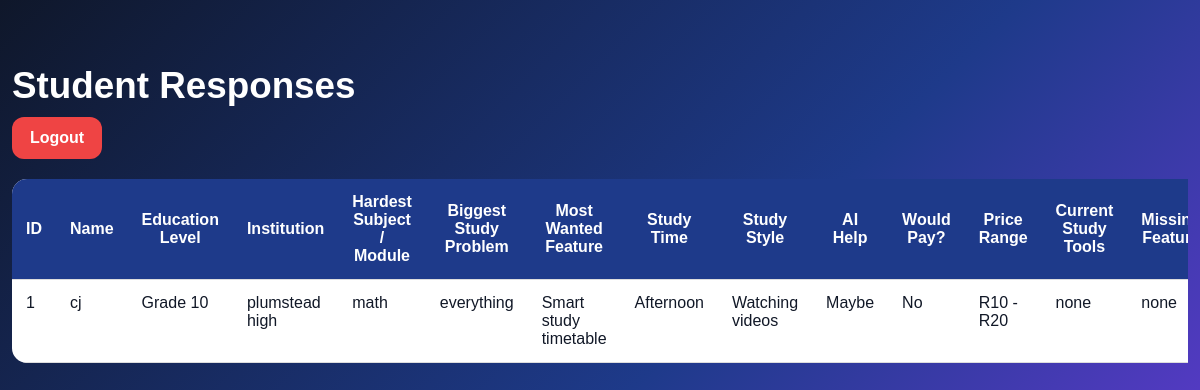
/admin (signed in), run on the app's committed database.
### tables this page shows
CREATE TABLE responses (
            id INTEGER PRIMARY KEY AUTOINCREMENT,

            name TEXT,
            education_level TEXT,
            institution TEXT,

            hardest_subject TEXT,
            biggest_problem TEXT,

            wanted_feature TEXT,
            study_time TEXT,
            study_style TEXT,

            ai_help TEXT,

            pay_interest TEXT,
            price_range TEXT,

            current_tools TEXT,
            missing_feature TEXT,

            extra TEXT
        );

### app.py (the view, shortened to what this page needs)
@app.route("/admin", methods=["GET", "POST"])
def admin():
    conn = sqlite3.connect(DATABASE)
    c = conn.cursor()
    c.execute("""
        SELECT * FROM responses
        ORDER BY id DESC
    """)
    responses = c.fetchall()
    conn.close()
    return render_template(
        "admin.html",
        responses=responses
    )

### templates/admin.html (shortened to what this page needs)
<!DOCTYPE html>
<html lang="en">
<head>
    <link rel="stylesheet" href="/static/style.css">
</head>
<body>
    <div class="admin-box">
        <h1>Student Responses</h1>
        <a href="/logout" class="logout-btn">Logout</a>
        <table>
            <tr>
                <th>ID</th>
                <th>Name</th>
                <th>Education Level</th>
                <th>Institution</th>
                <th>Hardest Subject / Module</th>
                <th>Biggest Study Problem</th>
                <th>Most Wanted Feature</th>
                <th>Study Time</th>
                <th>Study Style</th>
                <th>AI Help</th>
                <th>Would Pay?</th>
                <th>Price Range</th>
                <th>Current Study Tools</th>
                <th>Missing Feature</th>
            </tr>
            {% for r in responses %}
            <tr>
                <td>{{ r[0] }}</td>
                <td>{{ r[1] }}</td>
                <td>{{ r[2] }}</td>
                <td>{{ r[3] }}</td>
                <td>{{ r[4] }}</td>
                <td>{{ r[5] }}</td>
                <td>{{ r[6] }}</td>
                <td>{{ r[7] }}</td>
                <td>{{ r[8] }}</td>
                <td>{{ r[9] }}</td>
                <td>{{ r[10] }}</td>
                <td>{{ r[11] }}</td>
                <td>{{ r[12] }}</td>
                <td>{{ r[13] }}</td>
            </tr>
            {% endfor %}
        </table>
    </div>
</body>
</html>

### static/style.css (style rules this page uses)
* { box-sizing: border-box; }
body { margin: 0; font-family: Arial, sans-serif; min-height: 100vh; background: linear-gradient(135deg, #0f172a, #1e3a8a, #7c3aed); color: white; overflow-x: hidden; }
h1 { font-size: 2.3rem; margin-bottom: 10px; }
a { color: #93c5fd; }
.admin-box { width: 95%; margin: 40px auto; overflow-x: auto; }
table { width: 100%; border-collapse: collapse; background: white; color: #111827; border-radius: 15px; overflow: hidden; }
th, td { padding: 14px; border-bottom: 1px solid #ddd; }
th { background: #1e3a8a; color: white; }
.logout-btn { display: inline-block; margin-bottom: 20px; padding: 12px 18px; background: #ef4444; color: white; text-decoration: none; border-radius: 12px; font-weight: bold; }
.admin-box { width: 98%; margin: 40px auto; overflow-x: auto; }
td { max-width: 250px; vertical-align: top; word-wrap: break-word; }

### data on the page
responses: id "1", name "cj", education_level "Grade 10", institution "plumstead high", hardest_subject "math", biggest_problem "everything", wanted_feature "Smart study timetable", study_time "Afternoon", study_style "Watching videos", ai_help "Maybe", pay_interest "No", price_range "R10 - R20", current_tools "none", missing_feature "none"
